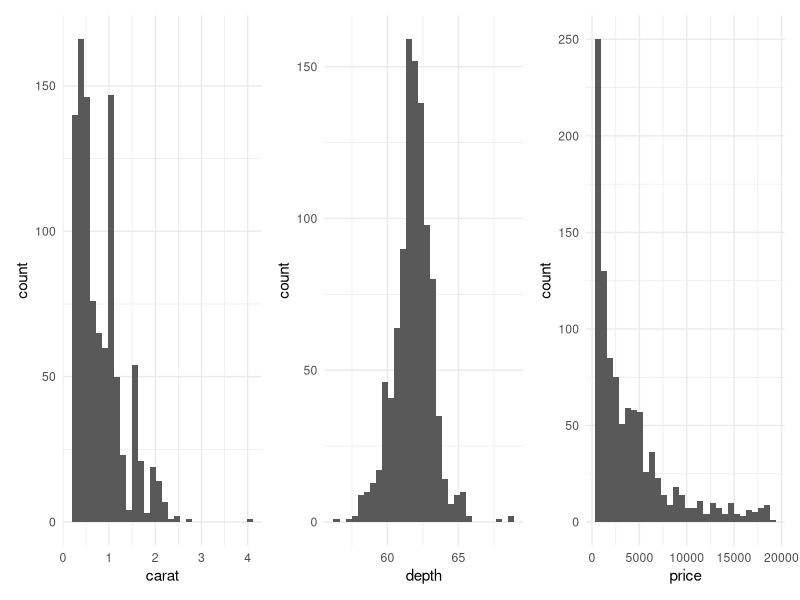
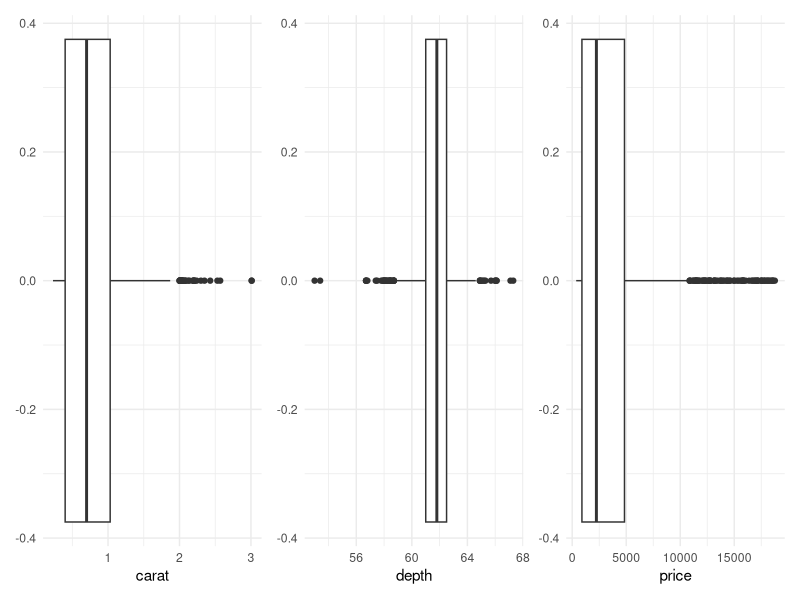
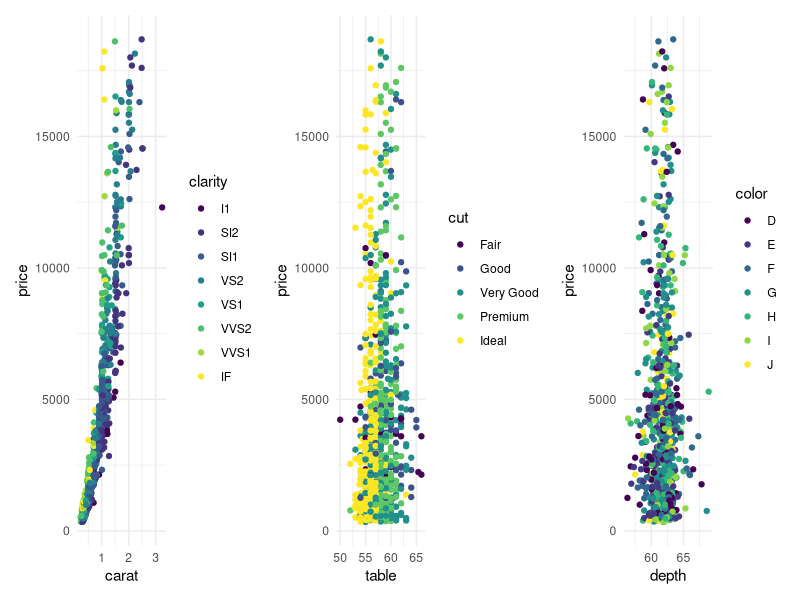
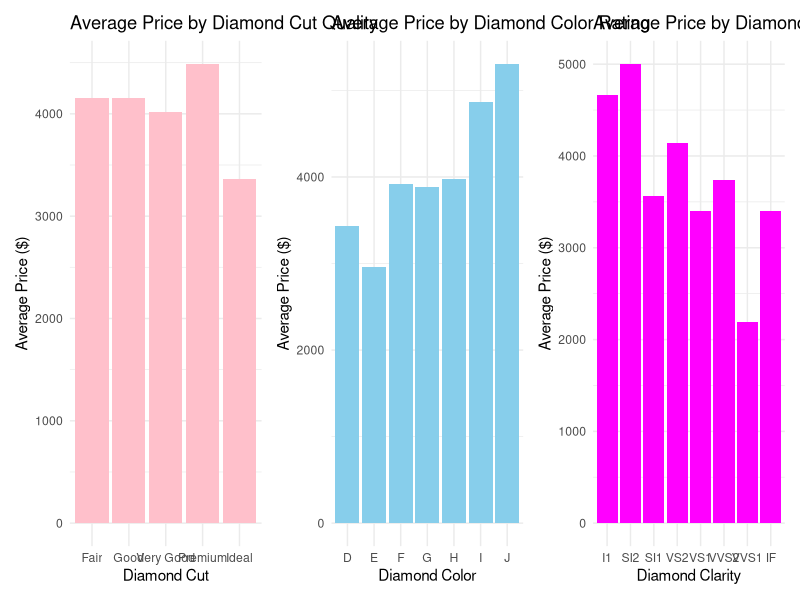
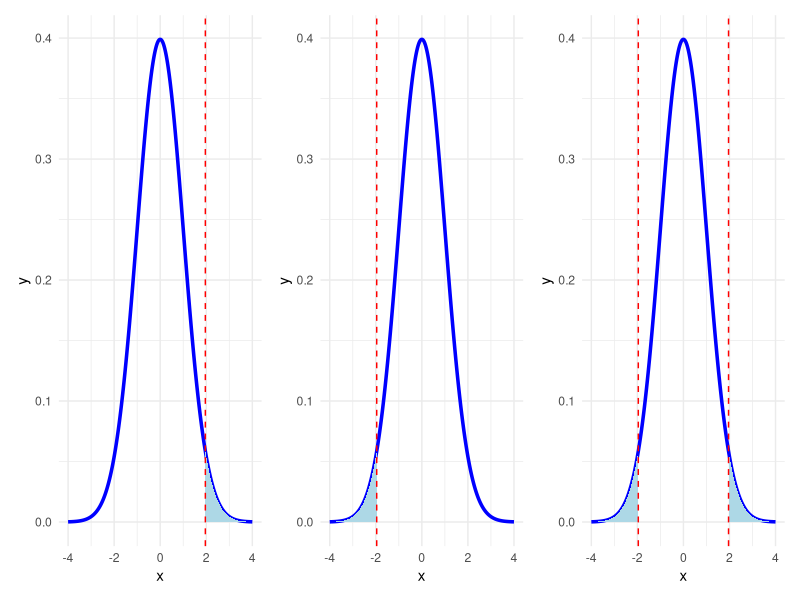
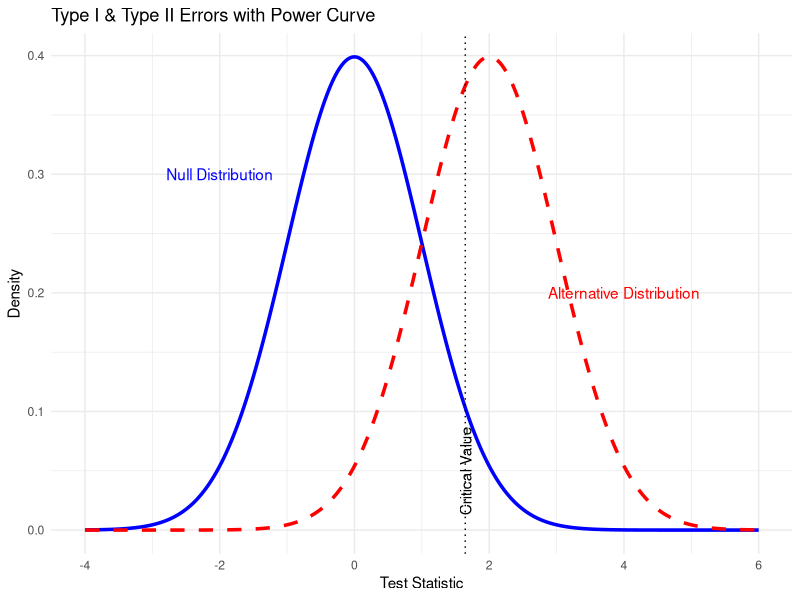

These figures' R source, in order:
## ---- chunk 1
 #| echo: false
library(tidyverse)
library(tidyr)
library(patchwork)
## ---- chunk 2
 #| echo: false
set.seed(1991)
data(diamonds)
df <- diamonds %>% sample_n(size=1000)
df %>% head
## ---- chunk 3
 #| echo: false
p1 <- diamonds %>% sample_n(size=1000) %>% ggplot(aes(x=carat)) + geom_histogram(bins=30) + theme_minimal()
p2 <- diamonds %>% sample_n(size=1000) %>% ggplot(aes(x=depth)) + geom_histogram(bins=30) + theme_minimal()
p3 <- diamonds %>% sample_n(size=1000) %>% ggplot(aes(x=price)) + geom_histogram(bins=30) + theme_minimal()
p1 | p2 | p3
## ---- chunk 4
 #| echo: false
p4 <- diamonds %>% sample_n(size=1000) %>% ggplot(aes(x=carat)) + geom_boxplot() + theme_minimal()
p5 <- diamonds %>% sample_n(size=1000) %>% ggplot(aes(x=depth)) + geom_boxplot() + theme_minimal()
p6 <- diamonds %>% sample_n(size=1000) %>% ggplot(aes(x=price)) + geom_boxplot() + theme_minimal()
p4 | p5 | p6
## ---- chunk 5
 #| echo: false
df_summary <- df %>%
  summarise(across(where(is.numeric), list(
    Mean = ~mean(.x, na.rm = TRUE),
    Median = ~median(.x, na.rm = TRUE),
    SD = ~sd(.x, na.rm = TRUE),
    Var = ~var(.x, na.rm = TRUE),
    Min = ~min(.x, na.rm = TRUE),
    Max = ~max(.x, na.rm = TRUE)
  ), .names = "{.col}_{.fn}")) %>%
  pivot_longer(everything(), names_to = c("Variable", "stat"), names_sep = "_") %>%
  pivot_wider(names_from = stat, values_from = value)

print(df_summary)
## ---- chunk 6
 #| echo: false
p7 <- df %>% ggplot(aes(x=carat, y=price, color=clarity)) + geom_point() + theme_minimal()
p8 <- df %>% ggplot(aes(x=table, y=price, color=cut)) + geom_point() + theme_minimal()
p9 <- df %>% ggplot(aes(x=depth, y=price, color=color)) + geom_point() + theme_minimal()
p7 | p8 |p9
## ---- chunk 7
 #| echo: false
p10 <- df %>%
  group_by(cut) %>%
  summarise(avg_price = mean(price)) %>%
  ggplot(aes(x = cut, y = avg_price)) +
  geom_bar(stat = "identity", fill = "pink") +
  labs(
    title = "Average Price by Diamond Cut Quality",
    x = "Diamond Cut",
    y = "Average Price ($)"
  ) +
  theme_minimal()
p11 <- df %>%
  group_by(color) %>%
  summarise(avg_price = mean(price)) %>%
  ggplot(aes(x = color, y = avg_price)) +
  geom_bar(stat = "identity", fill = "skyblue") +
  labs(
    title = "Average Price by Diamond Color Rating",
    x = "Diamond Color",
    y = "Average Price ($)"
  ) +
  theme_minimal()
p12 <- df %>%
  group_by(clarity) %>%
  summarise(avg_price = mean(price)) %>%
  ggplot(aes(x = clarity, y = avg_price)) +
  geom_bar(stat = "identity", fill = "magenta") +
  labs(
    title = "Average Price by Diamond Clarity",
    x = "Diamond Clarity",
    y = "Average Price ($)"
  ) +
  theme_minimal()
p10 | p11 | p12
## ---- chunk 8
 #| echo: false
cor_df <- df %>%
  select(where(is.numeric)) %>%
  cor(use = "pairwise.complete.obs")

print(cor_df)
## ---- chunk 9
 #| echo: false
# Parameters
mu <- 0
sigma <- 1

# Full normal curve
x <- seq(mu - 4*sigma, mu + 4*sigma, length.out = 1000)
df <- data.frame(x = x, y = dnorm(x, mean = mu, sd = sigma))

# Shade regions
less_df <- subset(df, x <= -1.96)
more_df <- subset(df, x >= 1.96)
both_df <- subset(df, x <= -1.96 | x >= 1.96)

# Left tail
p_less <- ggplot(df, aes(x = x, y = y)) +
  geom_line(color = "blue", linewidth = 1.2) +
  geom_area(data = less_df, aes(x = x, y = y), fill = "lightblue") +
  geom_vline(xintercept = -1.96, linetype = "dashed", color = "red") +
  theme_minimal()

# Right tail
p_more <- ggplot(df, aes(x = x, y = y)) +
  geom_line(color = "blue", linewidth = 1.2) +
  geom_area(data = more_df, aes(x = x, y = y), fill = "lightblue") +
  geom_vline(xintercept = 1.96, linetype = "dashed", color = "red") +
  theme_minimal()

# Both tails
p_both <- ggplot(df, aes(x = x, y = y)) +
  geom_line(color = "blue", linewidth = 1.2) +
  geom_area(data = less_df, aes(x = x, y = y), fill = "lightblue") +
  geom_area(data = more_df, aes(x=x, y=y), fill = 'lightblue')+
  geom_vline(xintercept = c(-1.96, 1.96), linetype = "dashed", color = "red") +
  theme_minimal()

# Show side by side
p_more | p_less | p_both
## ---- chunk 10
# Null hypothesis: p = 0.20
pi <- 0.4
n <- nrow(diamonds)
phat <- mean(diamonds$cut == "Ideal")

# Test statistic and p-value
z <- (phat - pi) / sqrt(pi * (1 - pi) / n)
p_value <- 1 - pnorm(z)

cat("Z-statistic:", round(z, 3), "\n")
cat("P-value:", round(p_value, 4))
## ---- chunk 11
mu0 <- 4000
x_bar <- mean(diamonds$price)
s <- sd(diamonds$price)
n <- length(diamonds$price)

# Test statistic and p-value
t_stat <- (x_bar - mu0) / (s / sqrt(n))
p_value <- 2*(1 - pt(abs(t_stat), df = n - 1))

cat("T-statistic:", round(t_stat, 3), "\n")
cat("P-value:", round(p_value, 4))
## ---- chunk 12
#| echo: false
library(ggplot2)

x <- seq(-4, 6, length = 1000)
null_dist <- dnorm(x, mean = 0, sd = 1)
alt_dist <- dnorm(x, mean = 2, sd = 1)

df <- data.frame(x = x, null = null_dist, alt = alt_dist)

ggplot(df, aes(x = x)) +
  geom_line(aes(y = null), color = "blue", linewidth = 1.2) +
  geom_line(aes(y = alt), color = "red", linewidth = 1.2, linetype = "dashed") +
  geom_vline(xintercept = qnorm(0.95), linetype = "dotted") +
  annotate("text", x = -2, y = 0.3, label = "Null Distribution", color = "blue") +
  annotate("text", x = 4, y = 0.2, label = "Alternative Distribution", color = "red") +
  annotate("text", x = 1.65, y = 0.05, label = "Critical Value", angle = 90) +
  theme_minimal() +
  labs(title = "Type I & Type II Errors with Power Curve",
       y = "Density", x = "Test Statistic")
## ---- chunk 13
# Subset to just Premium and Good clarity levels
df <- diamonds %>% filter(color %in% c("D", "E"))

table(df$cut, df$color)

# Create a binary outcome: Ideal or not
df <- df %>%
  mutate(is_ideal = cut == "Ideal")

# Proportions
p1 <- mean(df$is_ideal[df$color == "D"])
p2 <- mean(df$is_ideal[df$color == "E"])
n1 <- sum(df$color == "D")
n2 <- sum(df$color == "E")

# Pooled proportion
phat <- (p1 * n1 + p2 * n2) / (n1 + n2)

# Test statistic
z <- (p1 - p2) / sqrt(phat * (1 - phat) * (1 / n1 + 1 / n2))
p_value <- 2 * (1 - pnorm(abs(z)))

cat("Z-statistic:", round(z, 3), "\n")
cat("P-value:", round(p_value, 4))
## ---- chunk 14
tbl <- table(diamonds$cut, diamonds$color)
chisq.test(tbl)
## ---- chunk 15
df <- diamonds %>% filter(cut %in% c("Ideal", "Fair"))

t.test(price ~ cut, data = df)
## ---- chunk 16
set.seed(123)

# Simulate paired prices: original and discounted
n <- 100
original_price <- sample(diamonds$price, n)
discounted_price <- original_price * runif(n, 0.85, 0.95)

t.test(original_price, discounted_price, paired = TRUE)
